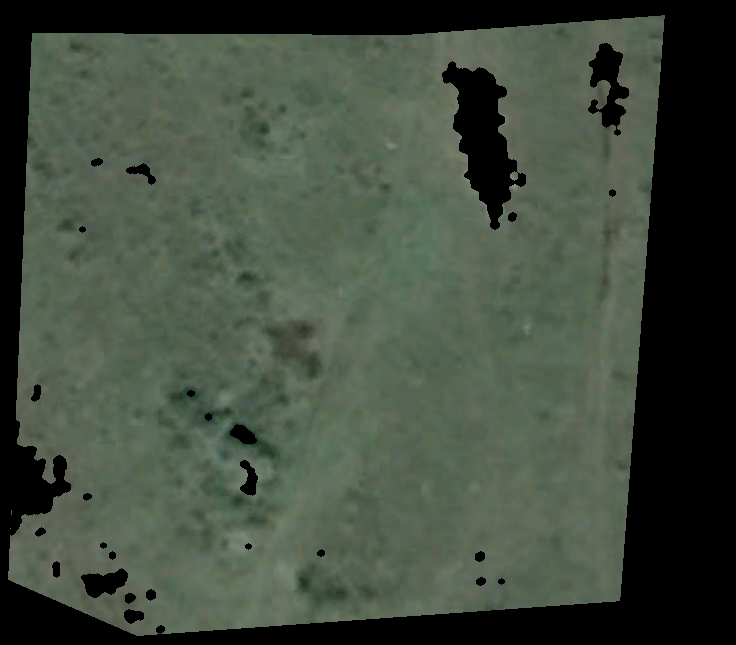
#> input picture ParititioningV1/guacas_3_google_cropped.tif, 736 x 645 px, found by its file name
$ python moaco_main.py   (Python 2 division)
#> lines starting #> are read from the running program, lines starting #| are printed output that depends on the picture; after the words box and inside, x2 and y2 are one past the last pixel; in counts of white or black regions, pixels touching at a corner belong together; long printed decimals are rounded
### ParititioningV1/scripts/moacs.py
#!/usr/bin/env python
# -*- coding: utf-8 -*-


from m_moaco import *
from m_ant import *
import math
import random

class Moacs(Moaco):
	def __init__(self, qsubzero, tausubzero, beta, rho, cost_mats, total_ants, total_generations):
		Moaco.__init__(self, beta, rho, cost_mats, total_ants, total_generations)
		self.qsubzero = qsubzero
		self.tausubzero = tausubzero
		self.ferom_mat = []
		n = len(cost_mats[0])
		for i in xrange(n):
			self.ferom_mat.append([tausubzero for j in range(n)]) #inicializar feromonas
		self.objectives = []
		self.max_values = []


	def run(self):
		for g in xrange(self.total_generations):
			for ant_number in xrange(self.total_ants):
				ant = MOACSAnt(self.beta, ant_number, self.total_ants, self.ferom_mat, self.visib_mats, \
					self.objectives, self.tausubzero, self.qsubzero, self.rho)
				solution = ant.build_solution()
				self.pareto_set.update([solution])
				product = 1

				for objective_number in xrange(len(ant.average_obj)):
					product = product * ant.average_obj[objective_number]
				tausubzerop = 1 / len(self.ferom_mat) * product #len ferom_mat es la cant de nodos

				if(tausubzerop > self.tausubzero):
					self.tausubzero = tausubzerop
					reinitialize_ferom_mat()
				else:
					self.global_updating(product)

		return self.pareto_set


	def global_updating(self, product):
		for solution in self.pareto_set.solutions: #solution es una lista que tiene cada nodo de la solucion como elemento
			for i in xrange(len(solution.solution)-1):
				s = solution.solution[i]
				d = solution.solution[i+1]
				self.ferom_mat[s][d] = (1 - self.rho) * self.ferom_mat[s][d] + self.rho / product


	# [4 lines left out: function reinitialize_ferom_mat, not called in this run]

class TspMoacs(Moacs):
	def __init__(self, qsubzero, tausubzero, beta, rho, cost_mats, total_ants, total_generations):
		Moacs.__init__(self, qsubzero, tausubzero, beta, rho, cost_mats, total_ants, total_generations)
		for cost_mat in cost_mats:
			self.objectives.append(TSPObjectiveFunction(cost_mat)) #construye matrices de objetivos (distancias)

class QapMoacs(Moacs):
	# [4 lines left out: function __init__, not called in this run]


def distance_cities(i, j, c, f):

    x1 = f[i]%c
    y1 = int(f[i]/c)
    x2 = f[j]%c
    y2 = int(f[j]/c)

    return round(math.sqrt(math.pow(x1 - x2, 2) + math.pow(y1 - y2, 2)), 4)

"""def horizontality_cities(i, j, c, f, sx):

    a = int(f[i]/c)
    b = int(f[j]/c)
    if abs(a-b)<=sx and (f[i]%c == f[j]%c):
        return (1)
    else:
        return(10)"""

def turns(i, j, c, f):

    a1 = int(f[i]%c)
    b1= int(f[j]%c)
    a2 = int(f[i]/c)
    b2 = int(f[j]/c)

    #the same row
    if a2 == b2:
    	return(abs(a1-b1)*2)
    elif a1 == b1:
    	#return(abs(a2-b2)*1)
    	return (abs(a2-b2))
    else:
        #return( 2*math.sqrt(math.pow(a2, 2) + math.pow(b2, 2)) )
        return( abs(a2-b2)*2)

# [16 lines left out: function edge, not called in this run]

"""def rounding_cities(i, j, c, f, sx, sy):

    a0 = int(f[i]/c)
    a1 = int(f[i]%c)
    b0 = int(f[j]/c)
    b1 = int(f[j]%c)

    if abs(a0-b0)==sx and abs(a1-b1) == sy:
        return (1)
    else:
        return(10)"""

def parse_tsp_2(num_cities, num_objectives, c, free_cells):

    mat_objs = [] # [ [ [obj 1], [ obj 2] ],[ [obj 1] , [obj 2] ] ]

    for i in xrange(num_objectives):
        mat_objs.append([])
        for j in xrange(num_cities):
            mat_objs[i].append([])
            for k in xrange(num_cities):
                if i == 0:
                    mat_objs[i][j].append(distance_cities(j, k, c, free_cells))
                if i == 1:
                    mat_objs[i][j].append(turns(j, k, c, free_cells))
    #print "mat_objs: \n" + str(mat_objs[1])
    return mat_objs

# run tsp moaco
def run_moaco(n, num_cities, c, free_cells,beta, rho, qsubzero, tausubzero, total_ants, total_generations, num_objectives ):


	cost_mats = parse_tsp_2(num_cities, num_objectives, c, free_cells)
	tspMoacs = TspMoacs(qsubzero, tausubzero, beta, rho, cost_mats, total_ants, total_generations)


	pareto_set = ParetoSet(None)
	for i in xrange(n):
		result = tspMoacs.run()
		pareto_set.update(result.solutions)
	pareto_front = ParetoFront(pareto_set)
	#pareto_front.draw()
	return pareto_set


# [2 lines that do not run on import are left out]

### ParititioningV1/scripts/m_moaco.py
#!/usr/bin/env python
# -*- coding: utf-8 -*-

from m_solution import *

class Moaco():

    def __init__(self, beta, rho, cost_mats, total_ants, total_generations):
        self.beta = beta
        self.rho = rho
        self.total_ants = total_ants
        self.total_generations = total_generations
        self.visib_mats = []
        self.pareto_set = ParetoSet(None)
        for cost_mat in cost_mats:
            visib_mat = []
            for row in cost_mat:
                visib_mat.append([1.0/e if e != 0.0 else e for e in row ])
            self.visib_mats.append(visib_mat)

	def run(self):
		raise NotImplementedError("run method has to be implemented.")


### ParititioningV1/scripts/m_solution.py
#!/usr/bin/env python
# -*- coding: utf-8 -*-

from m_objectivefunction import *

import numpy as np
import matplotlib.pyplot as plt

class Solution:
    def __init__(self, solution, objectives):
        """
        @param solution: solución representada.

        @param objectives: lista de funciones objetivos a ser evaluadas.
        """
        self.solution = solution
        self.objectives = objectives

    def evaluate(self):
        """
        @return: una lista de las evaluaciones de la solución para cada
                 función objetivo
        """
        #print self.objectives
        return [o.evaluate(self) for o in self.objectives]

    def dominates(self, other_solution):
        """
        @param other_solution: otra solución a comparar.
        """
        #Contexto de minimización
        band = False
        for obj in self.objectives:
            if obj.evaluate(self) > obj.evaluate(other_solution):
                band = False
                break
            else:
                if obj.evaluate(self) <= obj.evaluate(other_solution):
                    band = True
        return band

    def __eq__(self, other):
        """
        operador == para objetos Solution
        @param other: la otra solucion a comparar
        """
        return self.solution == other.solution

    # [6 lines left out: function __ne__, not called in this run]


class ParetoSet:

    def __init__(self, solutions=None):
        """
        @param solutions: lista de soluciones del frente pareto. Si no
                          se conoce previamente, utilizar solution = none
        """
        self.solutions = solutions

    def update(self, candidates):
        """
        @param solutions: lista de soluciones para actualizar el frente
                          pareto
        """
        if not self.solutions:
            self.solutions = [candidates[0]]
            candidates = candidates[1:]

        for candidate in candidates:
            band, to_delete = self.domination_check(candidate)
            if not band: #Si el candidato es no dominado con respecto al CP.
                self.solutions = [s for s in self.solutions if s not in to_delete]
                self.solutions.append(candidate)

    def domination_check(self, candidate):
        """
        @param candidate: solución candidata que se analiza

        @return: True si el CP domina al candidato, False en caso contrario.
        @return: Lista de elementos del CP a eliminar
        """
        to_delete = []
        for solution in self.solutions:
            if solution.dominates(candidate): #La solución del CP domina al candidato
                return True,[] #El candidato no se agrega al CP.
            else:
                if candidate.dominates(solution): #La solución del CP es dominada por el candidato
                    to_delete.append(solution) #Se agrega la solución a una lista para eliminar

        #Si terminó el for, ninguna solución del CP domina al candidato,
        #por lo que debe añadirse al CP.
        return False, to_delete #El candidato se agrega al CP y se retorna una
                                #lista de elementos dominados del CP
                                #a eliminar

class ParetoFront:
    def __init__(self, pareto_set):
        """
        @param pareto_set: conjunto pareto a partir del cual se construye
                       el frente pareto
        @return: una lista del formato
                [[f1(x1),f2(x1),....fk(x1)],[f1(x2),f2(x2),....fk(x2)],....,[f1(xn),f2(xn),....fk(xn)]]
        """
        self.pareto_front = [s.evaluate() for s in pareto_set.solutions]

    def draw(self, subplot=111):
        """
        Dibuja el frente pareto.

        @param subplot: posición del gráfico.
        """
        fig = plt.figure()
        pf_ax = fig.add_subplot(subplot)
        pf_ax.set_title(u"Frente Pareto")
        for p in self.pareto_front:
            pf_ax.scatter(p[0], p[1], marker='o', facecolor='blue')

        plt.show()


### ParititioningV1/scripts/m_objectivefunction.py
#!/usr/bin/env python
# -*- coding: utf-8 -*-

class ObjectiveFunction:
    # [6 lines left out: function evaluate, not called in this run]


class TSPObjectiveFunction(ObjectiveFunction):
    def __init__(self, mat):
        """
        @param mat: matriz de adyacencia de distancias parseada.
        """
        self.mat = mat

    def evaluate(self, solution):
        """
        @param solution: solución TSP con formato:
                         [0,1,5,...,n]. siendo n la última ciudad
                         visitada.
        """
        path = solution.solution
        path_cost = 0
        for i in xrange(len(path)-1):
            s = path[i]
            d = path[i+1]
            path_cost = path_cost + self.mat[s][d]
        return path_cost

    def cost_i_to_j(self, i, j):
        return self.mat[i][j]

class QAPObjectiveFunction(ObjectiveFunction):
    # [33 lines left out: functions __init__, evaluate, cost_i_to_j, not called in this run]

### ParititioningV1/scripts/m_ant.py
#!/usr/bin/env python
# -*- coding: utf-8 -*-

from random import *
from m_solution import *

class Ant:
	def __init__(self, beta, ant_number, total_ants, ferom_mat, visib_mats, objectives):
		"""
		@param ferom_mat: matriz de feromonas.
		@param visib_mats: matrices de visibilidad. Una por objetivo.
		@param objectives:
		"""
		self.beta = beta
		self.ant_number = ant_number
		self.total_ants = total_ants
		self.ferom_mat = ferom_mat
		self.objectives = objectives
		self.visib_mats = visib_mats

	# [5 lines left out: function build_solution, not called in this run]

	def probability(self, city_number, feasible_nodes):
		"""
		@param city_number: ciudad actual.

		@feasible_nodes: lista de posibles ciudades a ser visitadas en el siguiente movimiento.
		"""
		lamda = self.ant_number / self.total_ants #lambda es una palabra reservada
		total = 0
		prob_list = list() #cada elemento tiene el numero de ciudad y su probabilidad asociada
		for j in feasible_nodes:
			total = total + self.ferom_mat[city_number][j] * self.visib_mats[0][city_number][j] ** \
				(lamda * self.beta) * self.visib_mats[1][city_number][j] ** ((1 - lamda) * self.beta)

		for j in feasible_nodes:
			prob = (self.ferom_mat[city_number][j] * self.visib_mats[0][city_number][j] ** (lamda * self.beta) \
				* self.visib_mats[1][city_number][j] ** ((1 - lamda) * self.beta)) / total
			prob_list.append([j, prob])

		return prob_list

class MOACSAnt(Ant):

	def __init__(self, beta, ant_number, total_ants, ferom_mat, visib_mats, objectives, tausubzero, qsubzero, rho):
		Ant.__init__(self, beta, ant_number, total_ants, ferom_mat, visib_mats, objectives)
		self.tausubzero = tausubzero
		self.qsubzero = qsubzero
		self.rho = rho
		self.sum_obj = []
		for i in xrange(len(self.objectives)):
			self.sum_obj.insert(i, 0) #inicializar suma de cada objetivo a 0

	def choose_next_node(self, city_number, feasible_nodes):
		lamda = self.ant_number / self.total_ants
		q = random()
		if q < self.qsubzero:
			max_prob = 0
			max_node = 0

			for j in feasible_nodes:
				aux = self.ferom_mat[city_number][j] * self.visib_mats[0][city_number][j] ** (lamda * self.beta) * \
					self.visib_mats[1][city_number][j] ** ((1 - lamda) * self.beta)
				if (aux > max_prob):
					max_prob = aux
					max_node = j
			next_node = max_node
		else:
			probs = self.probability(city_number, feasible_nodes)
			aux = [p[1] for p in probs]
			limits = [sum(aux[:i+1]) for i in range(len(aux))]
			aux = random()
			for i in xrange(len(limits)):
				if aux <= limits[i]:
					next_node = probs[i][0]
					break
		return next_node


	def build_solution(self):
		sol_len = len(self.ferom_mat)
		sol = [randint(0, sol_len - 1)]
		self.average_obj = []

		for i in xrange(len(self.objectives)):
			self.sum_obj[i] = 0 #inicializar suma de cada objetivo a 0

		while(len(sol) < sol_len):
			actual_node = sol[-1]
			next_node = self.choose_next_node(actual_node, [i for i in range(sol_len) if i not in sol])
			for j in xrange(len(self.objectives)):
				self.sum_obj[j] = self.sum_obj[j] + self.objectives[j].cost_i_to_j(actual_node, next_node) #actualizar la suma de objetivos
				#self.sum_obj[j] = self.sum_obj[j] + self.objectives[j].mat[actual_node][next_node] #actualizar la suma de objetivos

			#actualizacion de feromonas
			self.ferom_mat[actual_node][next_node] = (1 - self.rho) * self.ferom_mat[actual_node][next_node] + self.rho * self.tausubzero
			sol.append(next_node)

		for i in xrange(len(self.objectives)):
			self.average_obj.insert(i, self.sum_obj[i] / sol_len)

		return Solution(sol, self.objectives)

class M3ASAnt(Ant):

    # [13 lines left out: function build_solution, not called in this run]

### ParititioningV1/scripts/moaco_main.py
#!/usr/bin/env python
# -*- coding: utf-8 -*-

import moacs
import sys
from m_solution import *
from m_ga import *
import random, math
import time
import cv2

filename = "/home/liseth/PhD_Goal1/MultiObjectiveCodes/guacas_3_google_cropped.tif"
image = cv2.imread(filename)
#> image is the input picture: shape (645, 736, 3); mean B, G, R 62.4, 75.4, 65.2
gray_image = cv2.cvtColor(image, cv2.COLOR_BGR2GRAY)
rows, cols = image.shape[:2]
#> rows = 645; cols = 736
cl = 5
rw = 4
size_cell_x = int(cols/cl)
#> size_cell_x = 147
size_cell_y = int(rows/rw)
#> size_cell_y = 161
#print "cols, rows: " +str(cols)+" , "+ str(rows)
cells = []
free_cells = []
cells_cost = []

def get_cost(image, x, y, size_cell_x, size_cell_y):
	average = 0
	aux_x = int(size_cell_x/2)
	aux_y = int(size_cell_y/2)
	for i in  range(y-aux_y, y+aux_y):
		for j in  range(x-aux_x, x+aux_x):
			intensity = image[i][j]
			average = average +  intensity

	return int (average/(size_cell_x*size_cell_y))


def get_cells (rows, cols, size_cell_x, size_cell_y, gray_image):
#> called with rows = 645, cols = 736, size_cell_x = 147, size_cell_y = 161
	cells_cost = []
	cells = []

	for i in  range(0,rows, size_cell_y):
		for j in  range(0,cols, size_cell_x):
			x = j + int(size_cell_x/2)
			y = i + int(size_cell_y/2)
			if ( (x+int(size_cell_x/2))<=cols and (y+int(size_cell_y/2))<=rows):
				cells.append((x*cols) + y)
				cells_cost.append( get_cost(gray_image, x, y, size_cell_x, size_cell_y) )
#> after the loop, cells = [53808, 162000, 270192, 378384, 486576, 53969, 162161, 270353, 378545, 486737, 54130, 162322, 270514, 378706, 486898, 54291, 162483, 270675, 378867, 487059]; cells_cost = [58, 74, 75, 63, 32, 75, 92, 98, 86, 38, 78, 86, 96, 94, 31, 58, 90, 78, 75, 18]

	ave = reduce(lambda x, y: x + y, cells_cost) / len(cells_cost)
#> ave = 69
	for i in range(0, len(cells)):
		if cells_cost[i] >= ave :
			free_cells.append(cells[i])
#> this loop made 20 passes
#> after the loop, free_cells = [162000, 270192, 53969, 162161, 270353, 378545, 54130, 162322, 270514, 378706, 162483, 270675, 378867]

	return cells, free_cells

def draw_path(path, cols, image, color, free_cells, k):
	a = free_cells[path[0]]
	x0 = int(a/cols)
	y0 = int(a%cols)
	for i in range(1, len(path)):
		b = free_cells[path[i]]
		x1 = int(b/cols)
		y1 = int(b%cols)
		cv2.line(image, (x0, y0), (x1, y1), color, 2, 8)
		x0 = x1
		y0 = y1

	cv2.imwrite(filename.replace('_cropped.tif', '_path'+str(k)+'.tif'), image)


cells, free_cells =  get_cells(rows, cols, size_cell_x, size_cell_y, gray_image)
for i in  range(0, len(free_cells)):
	x=  int(free_cells[i]/cols)
	y = int(free_cells[i]%cols)
	cv2.circle(image, (x,y), 2, (0,0,0), 4, 8)
#> this loop made 13 passes
#> (x, y) on passes 1 to 12: (220, 80), (367, 80), (73, 241), (220, 241), (367, 241), (514, 241), (73, 402), (220, 402), (367, 402), (514, 402), (220, 563), (367, 563)
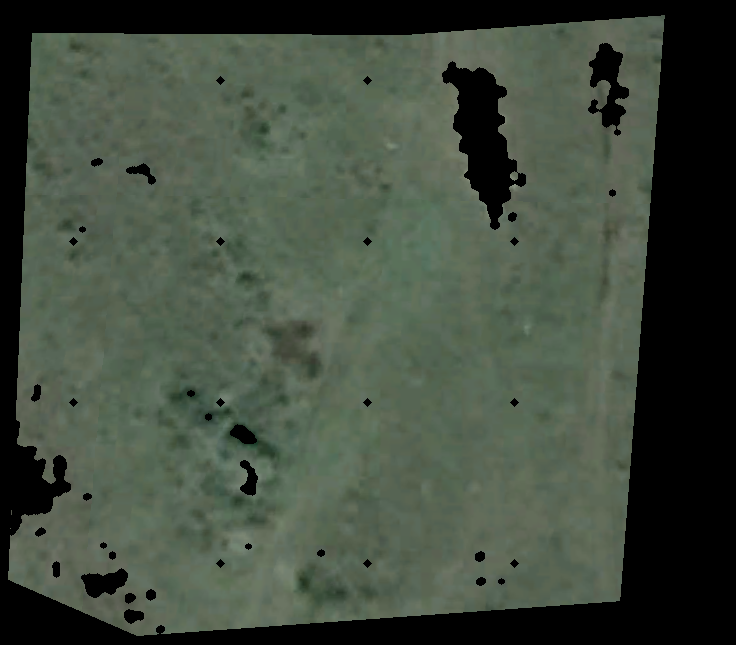
#> image: shape (645, 736, 3); 0.11% of pixels changed, all inside (x1, y1, x2, y2) = (69, 76, 519, 568)

cv2.imwrite(filename.replace('_cropped.tif', '_freecells.tif'), image)

#Parameters
n_paret_set = 5
num_cities = len(free_cells)
#> num_cities = 13
n_individuals = 10
n_generations = 100
num_objectives = 2
paths = []
beta = 1
rho = 0.1
qsubzero = 0.9
tausubzero = 0.0000000000001

print (time.strftime("%H:%M:%S"))
pareto_set_true = ParetoSet(None)
pareto_set_moaco = moacs.run_moaco(n_paret_set, num_cities, cols, free_cells, beta, rho, qsubzero, tausubzero, n_individuals, n_generations, num_objectives)
#> the loop in parse_tsp_2, `for i in xrange(num_objectives):` made 2 passes
#> the loop in __init__, `for cost_mat in cost_mats:` made 2 passes
#> the loop in __init__, `for i in xrange(n):` made 13 passes

pareto_front_moaco = ParetoFront(pareto_set_moaco)
pareto_set_true.update(pareto_set_moaco.solutions)

pareto_front_true = ParetoFront(pareto_set_true)
print (time.strftime("%H:%M:%S"))
pareto_front_true.draw()
#> the loop in draw, `for p in self.pareto_front:` made 4 passes
#> p on passes 1 to 4: [2113, 2205], [2056, 2233], [1991, 2380], [1934, 2408]
#> in draw, `plt.show()`:
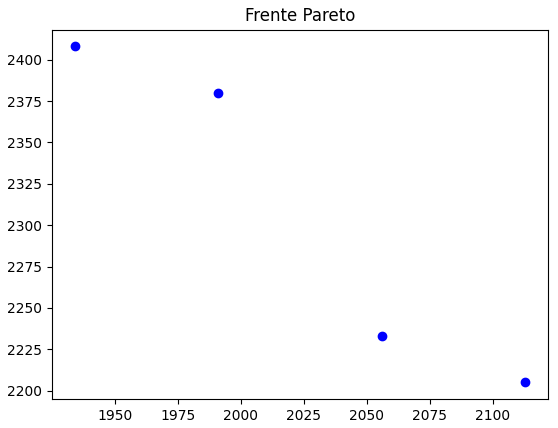
#> figure drawn by matplotlib, 1 panel


for i in range(len(pareto_set_true.solutions)):
    obj1, obj2 = pareto_set_true.solutions[i].evaluate()
    sol = pareto_set_true.solutions[i].solution
    paths.append(sol)
    print "solution - (obj1, obj2): \n" + str(sol) + " - (" + str(obj1) + " , " +str(obj2) +  ")"
#> this loop made 4 passes
#| solution - (obj1, obj2):
#| [12, 11, 10, 6, 7, 8, 9, 1, 0, 2, 3, 4, 5] - (2112.9951 , 2205)
#| solution - (obj1, obj2):
#| [2, 3, 4, 5, 1, 0, 6, 7, 8, 9, 12, 11, 10] - (2055.9813 , 2233)
#| solution - (obj1, obj2):
#| [4, 5, 1, 0, 2, 3, 6, 7, 8, 9, 12, 11, 10] - (1991.041 , 2380)
#| solution - (obj1, obj2):
#| [7, 8, 9, 12, 11, 10, 6, 2, 3, 4, 5, 1, 0] - (1934.0276 , 2408)

print "selected solution: \n" + str(pareto_front_true.pareto_front)
#| selected solution:
#| [[2112.9951, 2205], [2055.9813, 2233], [1991.041, 2380], [1934.0276, 2408]]

for i in range(0, len(paths)):
	image_c = image.copy()
	color = (random.randint(50,240),random.randint(50,240),random.randint(50,240))
	draw_path(paths[i], cols, image_c, color, free_cells, i)
#> this loop made 4 passes
#> pass 1, in draw_path, `cv2.imwrite(filename.replace('_cropped.tif', '_path'+str(k)+'.tif'), i..`:
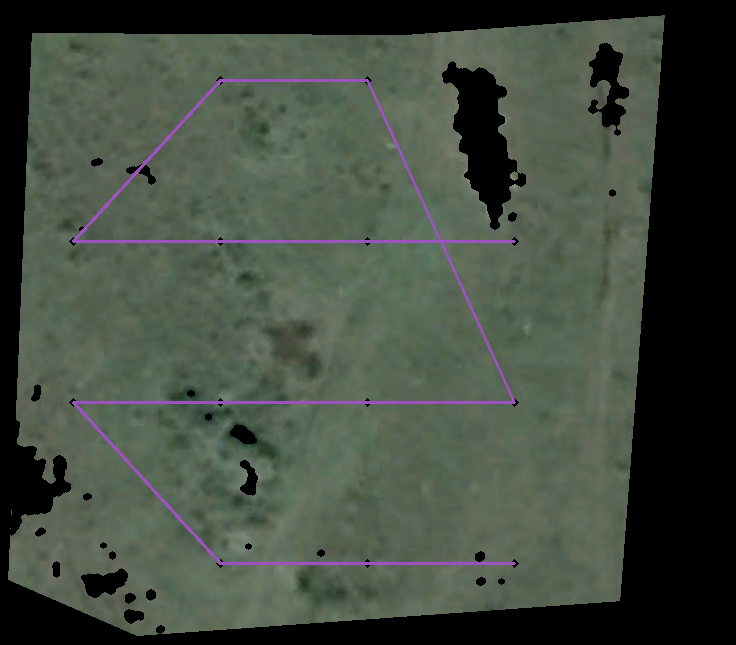
#> saved as guacas_3_google_path0.tif: shape (645, 736, 3); mean B, G, R 63.8, 75.1, 66.1
#> pass 2, in draw_path (call 2), `cv2.imwrite(filename.replace('_cropped.tif', '_path'+str(k)+'.tif'), i..`:
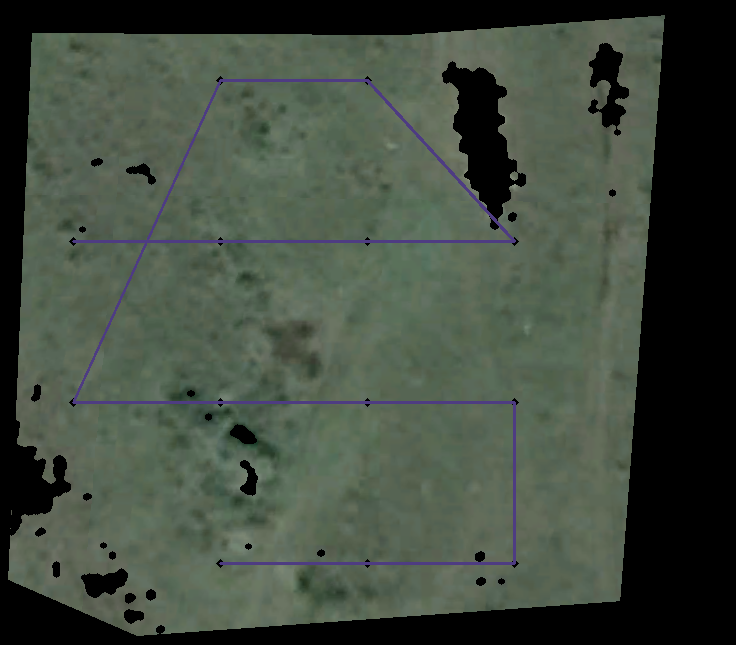
#> saved as guacas_3_google_path1.tif: shape (645, 736, 3); mean B, G, R 62.9, 74.8, 65
